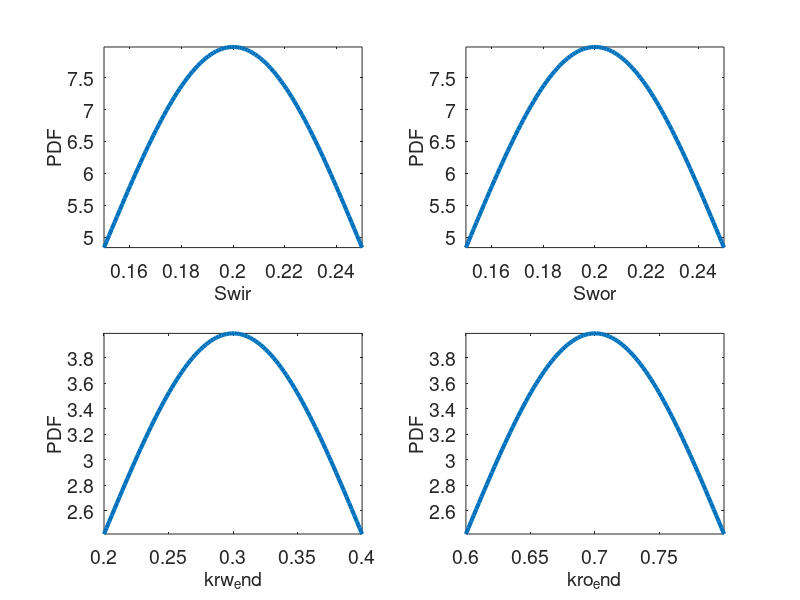
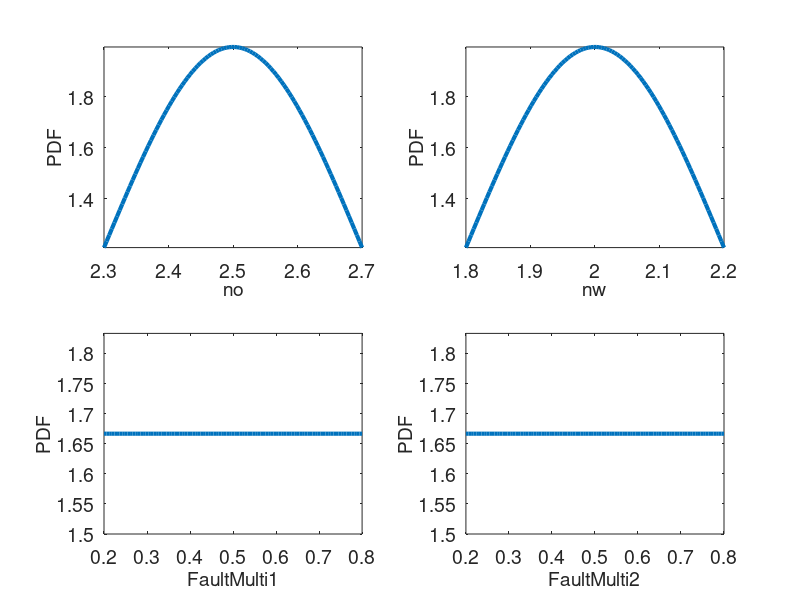
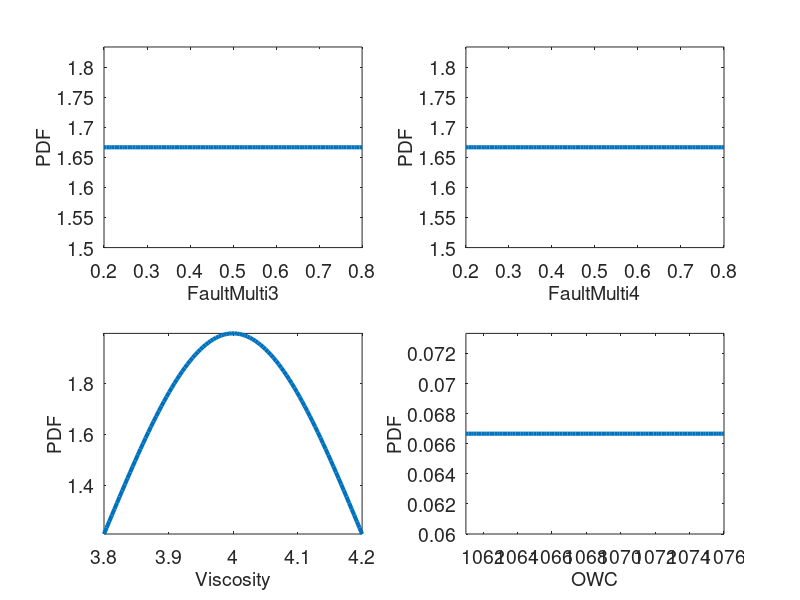
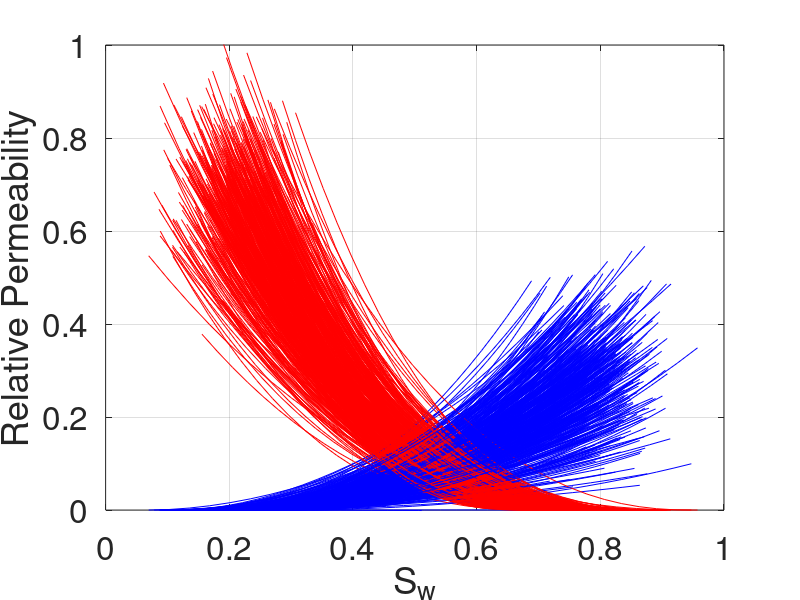

These figures' MATLAB source, in order: (Note: this script raises an error after producing the figures.)
% GeneratePriorModels.m
% Demo script to generate a set of prior models from prior reservoir
% parameters.
%
% Author: Lewis Li (lewisli@stanford.edu)
%
% Script to generate multiple StudioSL runs starting from some base case
clear all; close all;

% Number of simulations
NbSimu = 500;     

% Number of parameters we will vary
NbParams = 12;    

% Set random seed
rng('shuffle');

% Case Name
CaseName='Direct_Forecasting';
TrialName = 'Prior_Case_2';

%% Set Prior Parameter Distributions
% ParameterRanges is a struct that contains
Normal = 0;
Uniform = 1;

PriorParameterDistribution = struct();

% Irreducible water saturation
PriorParameterDistribution.('Swir') = [0.2 0.05 Normal]; 

% Irreducible oil saturation
PriorParameterDistribution.('Swor') = [0.2 0.05 Normal]; 

% End point water rel perm
PriorParameterDistribution.('krw_end') = [0.3 0.1 Normal]; 

% End point oil rel perm
PriorParameterDistribution.('kro_end') = [0.7 0.1 Normal]; 

% Oil Corey exponent
PriorParameterDistribution.('no') = [2.5 0.2 Normal]; 

% Water Corey exponent
PriorParameterDistribution.('nw') = [2 0.2 Normal]; 

% Fault 1 trans multiplier
PriorParameterDistribution.('FaultMulti1') = [0.2 0.8 Uniform];

% Fault 2 trans multiplier
PriorParameterDistribution.('FaultMulti2') = [0.2 0.8 Uniform]; 

% Fault 3 trans multiplier
PriorParameterDistribution.('FaultMulti3') = [0.2 0.8 Uniform]; 

% Fault 4 trans multiplier
PriorParameterDistribution.('FaultMulti4') = [0.2 0.8 Uniform]; 

% Oil viscosity
PriorParameterDistribution.('Viscosity') = [4 0.2 Normal];      

% Oil water contact
PriorParameterDistribution.('OWC') = [1061 1076 Uniform];      

%% Generate prior models by sampling from prior parameters
ParameterNames = fieldnames(PriorParameterDistribution);
PriorModelParameters = struct();

rng('shuffle');

% Iterate over each uncertain reservoir parameter
for i = 1:numel(ParameterNames)
    ParameterName = ParameterNames{i};
    ParameterRange = PriorParameterDistribution.(ParameterName);
    
    % Sample from uniform/normal distributions
    if (ParameterRange(3) == Normal)
        Value = ParameterRange(1) + ParameterRange(2)*randn(NbSimu,1);
    elseif(ParameterRange(3) == Uniform)
        Value = ParameterRange(1) + rand(NbSimu,1)*...
            (ParameterRange(2) - ParameterRange(1));
    end

    % Store sampled value
    PriorModelParameters.(ParameterName) = Value;
    
    % Plot prior values
    figureid = i-floor((i-1)/4)*4;
    if (mod(i-1,4) == 0)
         figure(floor(i/4)+1);
         figurepic=floor(i/4)+1;
    end
    
    subplot(2,2,figureid);
    
    if (ParameterRange(3) == Normal)
        xx = linspace(ParameterRange(1)-ParameterRange(2),...
            ParameterRange(1)+ParameterRange(2));
        yy = normpdf(xx,ParameterRange(1),ParameterRange(2));
    elseif (ParameterRange(3) == Uniform)
        xx = linspace(ParameterRange(1),ParameterRange(2));
        yy = ones(size(xx))/(ParameterRange(2)-ParameterRange(1));
    end
    
    FontSize = 14;
    plot(xx,yy,'LineWidth',3);
    set(gcf,'color','w');
    set(gca,'FontSize',FontSize);
    xlabel(ParameterName,'FontSize',FontSize);
    ylabel('PDF','FontSize',FontSize);
    axis tight;
end

%% Construct relative permeability curves using Corey parameters
clear SW_corey_m;
warning('off','all')
RelPermEntries = 25;
SW_corey_m = zeros(NbSimu,RelPermEntries);
krw_model = zeros(NbSimu,RelPermEntries);
kro_model = zeros(NbSimu,RelPermEntries);

for i=1:NbSimu
    SW_corey_m(i,:) = linspace(PriorModelParameters.('Swir')(i), ...
        1 - PriorModelParameters.('Swor')(i),RelPermEntries);
end

hCorey = figure;
for i=1:NbSimu
    krw_model(i,:) = PriorModelParameters.('krw_end')(i) .* ...
        ((SW_corey_m(i,:)-PriorModelParameters.('Swir')(i))./...
        (1-PriorModelParameters.('Swir')(i)-...
        PriorModelParameters.('Swor')(i))).^PriorModelParameters.('nw')(i);
    kro_model(i,:) = PriorModelParameters.('kro_end')(i) .* ...
        ((1 - SW_corey_m(i,:) - PriorModelParameters.('Swor')(i))./...
        (1 - PriorModelParameters.('Swir')(i) - PriorModelParameters.('Swor')(i))).^...
        PriorModelParameters.('no')(i);
    
    plot(SW_corey_m(i,:), krw_model(i,:),'b-', SW_corey_m(i,:), ...
        kro_model(i,:), 'r-');
    xlabel('S_w');
    ylabel('Relative Permeability');
    xlim([0 1]); ylim([0 1]); grid on; hold on;
end
set(gcf,'color','w');
set(gca,'FontSize',24);
%% Writing out simulation deck 


%% Load baseline simulation deck for 3DSL
% Path to baseline case
BaseCaseDatPath = '../../data/3DSLFiles/CompressibleBaseCase_2.dat';

% Allocate a cell array that we will use to store the baseline
s=cell(GetNumberOfLines(BaseCaseDatPath),1);

fid = fopen(BaseCaseDatPath);
lineCt = 1;
tline = fgetl(fid);

while ischar(tline)
    s{lineCt} = (tline);
    lineCt = lineCt + 1;
    tline = fgetl(fid);
end

% Directory to store output simulation decks
OutputDir = '/media/Scratch2/Data/';
OutputDirectory = [OutputDir '/' CaseName '/' TrialName '/'];

% Generate a seperate deck for each 
for k=1:NbSimu
    
    FolderNameIteration = [OutputDirectory 'Run', num2str(k)];
    
    %creating an new folder for this iteration
    %checking if there is already a folder with that name
    if exist(FolderNameIteration,'dir') ~= 7
        mkdir(FolderNameIteration);
    end
    
    % Create new file
    file_name = [FolderNameIteration '/Run', num2str(k), '.dat'];
    fileID = fopen(file_name,'w+');
    
    % Loading everything before the Faultmultiplier
    MULTFLTIndex = SearchCellArray('MULTFLT',s);
    for j=1:MULTFLTIndex
        fprintf(fileID,'%c',s{j});
        fprintf(fileID,'\n');
    end
    
    
    % Fault Multiplier
    F1Mult=['fault_1' blanks(1) ...
        num2str(PriorModelParameters.('FaultMulti1')(k)) blanks(1) '/'];
    F2Mult=['fault_2' blanks(1) ...
        num2str(PriorModelParameters.('FaultMulti2')(k)) blanks(1) '/'];
    F3Mult=['fault_3' blanks(1) ...
        num2str(PriorModelParameters.('FaultMulti3')(k)) blanks(1) '/'];
    F4Mult=['fault_4' blanks(1) ...
        num2str(PriorModelParameters.('FaultMulti4')(k)) blanks(1) '/'];
    
    fprintf(fileID,'%s',F1Mult);
    fprintf(fileID,'\n');
    fprintf(fileID,'%s',F2Mult);
    fprintf(fileID,'\n');
    fprintf(fileID,'%s',F3Mult);
    fprintf(fileID,'\n');
    fprintf(fileID,'%s',F4Mult);
    fprintf(fileID,'\n');
    fprintf(fileID,'/ \n');
    
    
    
    PVMULTIndex = SearchCellArray('PVMULT',s);
    CVISCOSITIESIndex = SearchCellArray('CVISCOSITIES',s);
    
    % Writing everything before Viscosity
    for j=PVMULTIndex:CVISCOSITIESIndex
        fprintf(fileID,'%c',s{j});
        fprintf(fileID,'\n');
    end
    
    % Printing the PVTs out - in this case only viscosity is changed
    Visc=[num2str(PriorModelParameters.('Viscosity')(k)) blanks(1) '0.1 0.4 /'];
    fprintf(fileID,'%s',Visc);
    
    KRWOIndex = SearchCellArray('KRWO',s);
    
    
    % Writing everything before Viscosity
    for j=CVISCOSITIESIndex+1:KRWOIndex
        fprintf(fileID,'%c',s{j});
        fprintf(fileID,'\n');
    end
    
    % Writing out the Relperms
    
    formatSpecRelPerm = '%4.4f %4.8f %4.8f %s\n';
    fprintf(fileID,'%s\n', '--    Sw        krw       kro      Pc');
    for j=1:RelPermEntries
        fprintf(fileID,formatSpecRelPerm,SW_corey_m(k,j),...
            krw_model(k,j),kro_model(k,j));
        fprintf(fileID,'\n');
    end
    fprintf(fileID, '/\n');
    fprintf(fileID,'%s\n', 'END RELPERMS');
    %check if the slash works in the simulation
    
    INITIALCOND = SearchCellArray('INITIALCOND',s);
    OWC = SearchCellArray('OWC',s);
    
    % Writing everything before OWC
    for j=INITIALCOND:OWC
        fprintf(fileID,'%c',s{j});
        fprintf(fileID,'\n');
    end
    
    % Writing out the OWC
    OWCValue=['-', num2str(PriorModelParameters.('OWC')(k))];
    fprintf(fileID,'%s',OWCValue);
    fprintf(fileID,'\n');
    fprintf(fileID, '/\n');
    
    EndInitialCondition=SearchCellArray('END INITIALCOND',s);
    
    % Writing out the rest
    for j=EndInitialCondition:GetNumberOfLines(BaseCaseDatPath)
        fprintf(fileID,'%c',s{j});
        fprintf(fileID,'\n');
    end
    
    fclose(fileID);
end
%%

ClusterName=2010;
PreparePBS(NbSimu,CaseName,TrialName,OutputDir,ClusterName);




